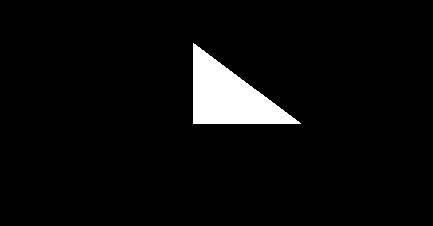
%> input picture MATLAB/Signals and Systems/Colcviu2/test.jpg, 433 x 226 px
$ octave binarizare_contur.m   (GNU Octave 9; MATLAB toolbox functions it lacks are replaced by stand-ins)
%> lines starting %> are read from the running program, lines starting %| are printed output that depends on the picture; in (x1, y1, x2, y2) boxes, pixels count from 0 and x2, y2 are one past the last pixel; in counts of white or black regions, pixels touching at a corner belong together; the program's own positions count from 1
### MATLAB/Signals and Systems/Colcviu2/ellipticFourierDescriptors.m
function ellipticFourierDescriptors(c,nc)
X=c(1,:); Y=c(2,:);
m=length(X);
T=m; w=2*pi/T; tau=T/m;
%calculul coeficientilor seriei Fourier
ax=[]; bx=[];
for k=1:nc
    ax(k)=0; bx(k)=0;
    for i=1:m
        ax(k)=ax(k)+ X(i)*cos(k*w*i*tau);
        bx(k)= bx(k)+X(i)*sin(k*w*i*tau);
    end
end
ax=(2/m)*ax; bx=(2/m)*bx; ax0=2/m*sum(X); bx0=0;
ay=[]; by=[];
for k=1:nc
    ay(k)=0; by(k)=0;
    for i=1:m
        ay(k)=ay(k)+ Y(i)*cos(k*w*i*tau);
        by(k)=by(k)+ Y(i)*sin(k*w*i*tau);
    end
end
ay=(2/m)*ay; by=(2/m)*by; ay0=2/m*sum(Y); by0=0;

%reconstructia conturului pe baza coeficientilor Fourier
for n=1:m
    X2(n)=ax0/2;
    Y2(n)=ay0/2;
    for k=1:nc
        X2(n)=X2(n) + ax(k)*cos(k*w*n)+ bx(k)*sin(k*w*n);
        Y2(n)=Y2(n) + ay(k)*cos(k*w*n)+ by(k)*sin(k*w*n);
    end
end
c2=[X2;Y2];
figure, subplot(3,2,1), plot(c(1,:),c(2,:)); title('Conturul obiectului');
subplot(3,2,2),plot(c2(1,:),c2(2,:)); hold on; plot(ax0/2,ay0/2,'*'); title('Contur reconstruit');
subplot(3,2,3),bar(ax), title('a_x'), subplot(3,2,4), bar(bx) ,title('b_x');
subplot(3,2,5), bar(ay), title('a_y'), subplot(3,2,6), bar(by), title('b_y');

### MATLAB/Signals and Systems/Colcviu2/binarizare_contur.m
im=imread('test.jpg'); %incarcare imagine in Matlab
%> im is the input picture: size 226x433x3 uint8; min 0, max 255, mean 11.6
imshow(im) %afisare imagine

%binarizare imagine(in urma acestei operatii pixelii apartinand obiectelor
%trebuie sa fie albi, iar pixelii apartinand fundalului negri)

if(~islogical(im))
    if(ndims(im)>2), im=rgb2gray(im); end
    level=graythresh(im); BW=im2bw(im,level);
%> after `level=graythresh(im)`: level = 0.494
%> after `BW=im2bw(im,level)`: BW: size 226x433 logical; 4.5% white; 1 white region, box (x1, y1, x2, y2) and area: (193, 43, 301, 124) 4439
else
    BW=im;
end
figure,imshow(BW)
%daca in urma binarizarii fundalul este alb si obiectele negre, se va
%complementa imaginea
%BW=~BW;
%figure,imshow(BW)

%segmentare imagine si extragere contur obiecte
[B,L,N]=bwboundaries(BW,'noholes');
%> B = 1 boundary; box (x1, y1, x2, y2) and points: (193, 43, 301, 124) 295; N = 1
%N - numarul de obiecte gasite in imagine;
%B- structura continand conturul fiecarui obiect;
%L- matrice 2D in care sunt etichetate regiunile gasite

%afisarea conturului fiecarui obiect din imagine
nc=200;
for(k=1:N)
    X=B{k}(:,2);
    Y=B{k}(:,1);
    contur =[X';Y'];
    figure,plot(X,Y);
    ellipticFourierDescriptors(contur,nc)
end
%> this loop made 1 pass
%> (m in ellipticFourierDescriptors, T in ellipticFourierDescriptors, w in ellipticFourierDescriptors, tau in ellipticFourierDescriptors, ax0 in ellipticFourierDescriptors, bx0 in ellipticFourierDescriptors, ay0 in ellipticFourierDescriptors, by0 in ellipticFourierDescriptors) on pass 1: (295, 295, 0.0213, 1, 465.6, 0, 196.7, 0)
%> pass 1, `plot(X,Y)`:
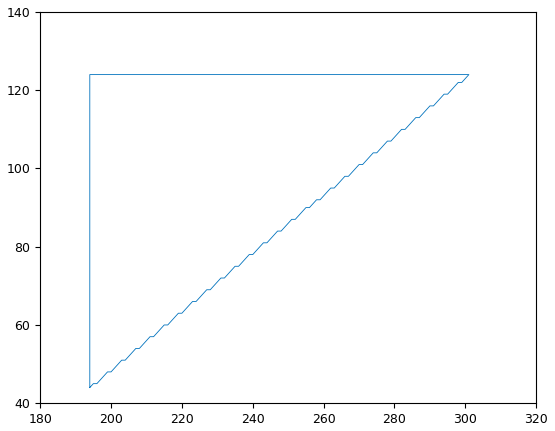
%> figure redrawn from the program's plot data
%> pass 1, `ellipticFourierDescriptors(contur,nc)`:
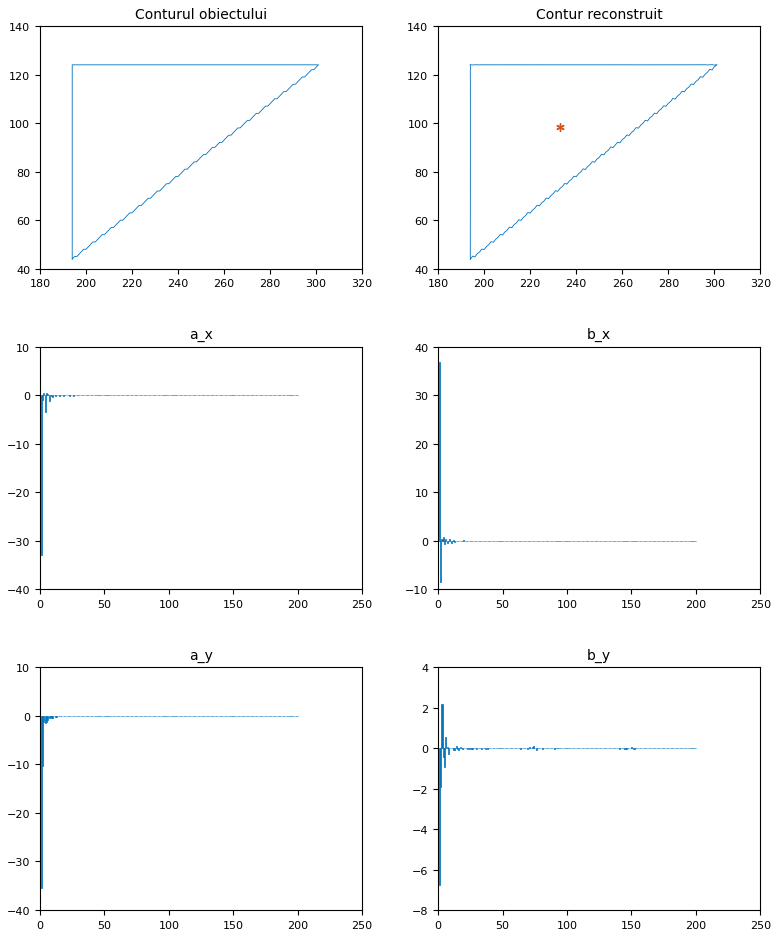
%> figure redrawn from the program's plot data, 6 panels; panel 3: tallest bar 32.88 high, from x = 0.6 to 1.4; panel 4: tallest bar 36.78 high, from x = 0.6 to 1.4; panel 5: tallest bar 35.56 high, from x = 0.6 to 1.4; panel 6: tallest bar 6.78 high, from x = 0.6 to 1.4

stats = regionprops(BW, 'Centroid');
%> stats = 1 region; Centroid: [229.8 97.4]
xc = stats.Centroid(1);
%> xc = 229.8
yc=  stats.Centroid(2);
%> yc = 97.36
boundary = bwboundaries(BW);
%> boundary has the same summary as B
boundary = boundary{1};
%> boundary = 295 rows, first 12: [44 194; 45 195; 45 196; 46 197; 47 198; 48 199; 48 200; 49 201; 50 202; 51 203; 51 204; 52 205]
x = boundary(:, 2);
%> x = 295 values, max 301 at index 108, min 194 at index 1, mean 232.8
y = boundary(:, 1);
%> y = 295 values, max 124 at index 108, min 44 at index 1, mean 98.34
% Compute all distances from centroid to every boundary point:
distances = sqrt((x - xc) .^ 2 + (y - yc) .^ 2);
%> distances = 295 values, max 75.98 at index 108, min 20.99 at index 50, mean 42.5
figure, subplot(211), plot(x,distances)
        subplot(212), plot(y,distances);
%> after `plot(y,distances)`:
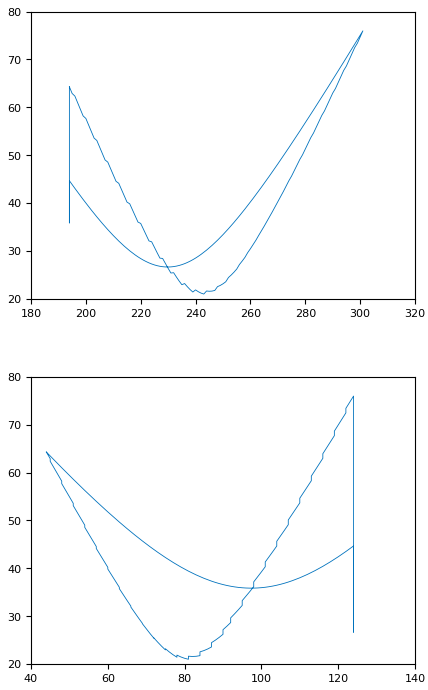
%> figure redrawn from the program's plot data, 2 panels
